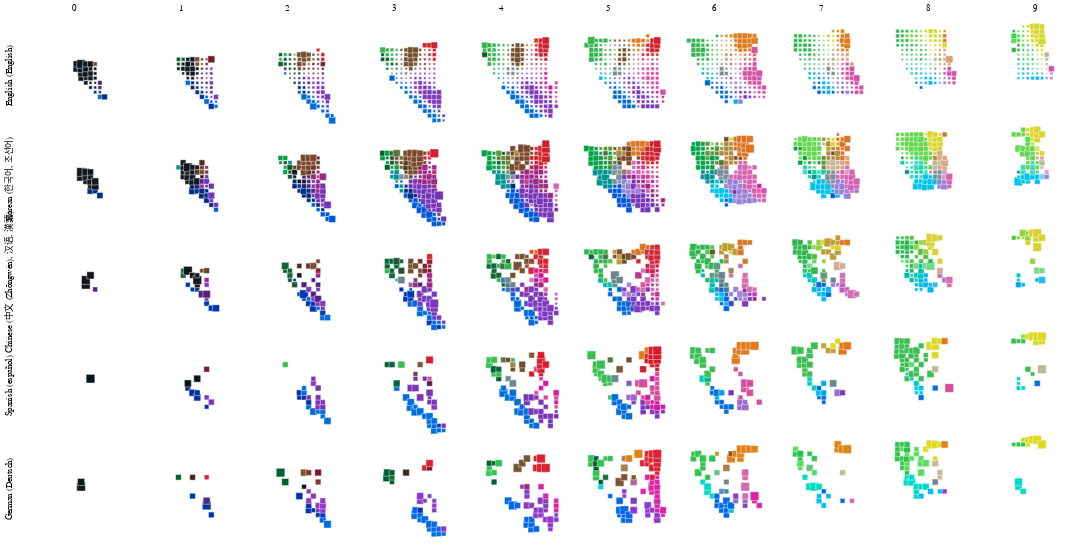

Source (Vega-Lite JSON):
### Vega-Lite specification from a JSON file in a GitHub repository (floating-point values rounded to 4 significant figures; data arrays with more than 128 entries replaced by an {"elided": "..."} marker saying what was removed)
{"$schema": "https://vega.github.io/schema/vega-lite/v3.json", "transform": [{"calculate": "datum.binA + -8", "as": "binA2"}, {"calculate": "datum.binB + -12", "as": "binB2"}, {"calculate": "datum.saliency + 4.954461223263927", "as": "sal"}, {"calculate": "datum.majorTerm +'-' + datum.lang", "as": "majorTermLang"}, {"filter": {"field": "lang", "oneOf": ["English (English)", "Korean (한국어, 조선어)", "Chinese (中文 (Zhōngwén), 汉语, 漢語)", "Spanish (español)", "German (Deutsch)"]}}], "config": {"view": {"stroke": null}, "background": "#fff"}, "facet": {"row": {"field": "lang", "type": "ordinal", "header": {"title": null}, "sort": ["English (English)", "Korean (한국어, 조선어)", "Chinese (中文 (Zhōngwén), 汉语, 漢語)", "Spanish (español)", "German (Deutsch)"]}, "column": {"field": "binL", "type": "ordinal", "header": {"title": null}}}, "spacing": {"row": -20, "column": -20}, "spec": {"layer": [{"height": 120, "width": 120, "mark": {"type": "square", "strokeWidth": "0.5", "stroke": "white"}, "encoding": {"x": {"field": "binA2", "type": "ordinal", "scale": {"domain": [-12, -11, -10, -9, -8, -7, -6, -5, -4, -3, -2, -1, 0, 1, 2, 3, 4, 5, 6, 7, 8, 9]}, "axis": null}, "y": {"field": "binB2", "type": "ordinal", "scale": {"domain": [9, 8, 7, 6, 5, 4, 3, 2, 1, 0, -1, -2, -3, -4, -5, -6, -7, -8, -9, -10, -11, -12]}, "axis": null}, "detail": {"field": "majorTerm", "type": "nominal"}, "size": {"field": "sal", "type": "quantitative", "scale": {"range": [4, 100], "type": "pow", "exponent": 2.5, "zero": false}, "legend": null}, "opacity": {"condition": {"selection": "bins", "value": 1}, "value": 0}, "color": {"field": "majorTermLang", "type": "nominal", "scale": {"domain": {"elided": "386 str values"}, "range": {"elided": "386 str values"}}, "legend": null}}}, {"height": 120, "width": 120, "selection": {"bins": {"type": "single", "fields": ["majorTerm"], "on": "mouseover"}}, "mark": "square", "encoding": {"x": {"field": "binA2", "type": "ordinal", "scale": {"domain": [-12, -11, -10, -9, -8, -7, -6, -5, -4, -3, -2, -1, 0, 1, 2, 3, 4, 5, 6, 7, 8, 9]}, "axis": null}, "y": {"field": "binB2", "type": "ordinal", "scale": {"domain": [9, 8, 7, 6, 5, 4, 3, 2, 1, 0, -1, -2, -3, -4, -5, -6, -7, -8, -9, -10, -11, -12]}, "axis": null}, "opacity": {"value": 0}, "size": {"value": 81}, "tooltip": [{"field": "majorTerm", "type": "nominal", "title": "Max Prob. Term"}, {"field": "lab", "type": "nominal", "title": "Lab (L,a,b)"}]}}], "resolve": {"scale": {"color": "independent"}}}, "data": {"values": {"elided": "4499 records"}}}
